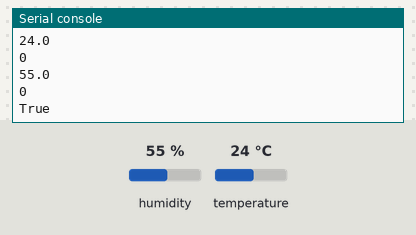
The program below on a simulated MicroPython board. On the bench: the last lines printed to the serial console. The inputs (shaded band) are chosen by the test bench; at power-on: humidity 55 %, temperature 24 °C.

Above: at 1.2 s.
1.3 s: humidity set to 22 %
At 6.3 s:
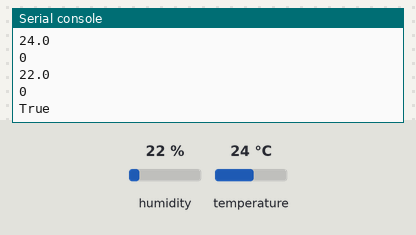
7.4 s: temperature set to 12 °C
13.5 s: humidity set to 40 %
At 16.2 s:
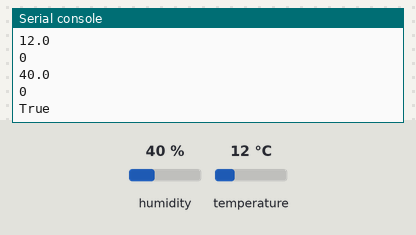
Timing chart, 0 to 17.7 s (numbered marks = the images above; inputs shaded):
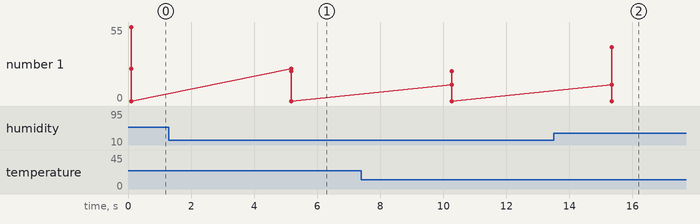

Measured:
- after the input at 1.3 s, the serial console: prints a new line after 3.9 s (image 1)
- after the input at 13.5 s, the serial console: prints a new line after 1.8 s (image 2)

The program:

sensor_grab.py
```python
from machine import Pin, I2C
import time
from dht20 import DHT20

# Set up I2C pins
i2c1_sda = Pin(14)
i2c1_scl = Pin(15)

# Set up I2C
i2c1 = I2C(1, sda=i2c1_sda, scl=i2c1_scl)

# Set up DHT20 device with I2C address
dht20 = DHT20(0x38, i2c1)

while True:

    # Grab data from the sensor dictionary
    measurements = dht20.measurements

    # Print the data
    print(measurements['t'])
    print(measurements['t_adc'])
    print(measurements['rh'])
    print(measurements['rh_adc'])
    print(measurements['crc_ok'])

    # Wait 5 seconds
    time.sleep(5)
```
